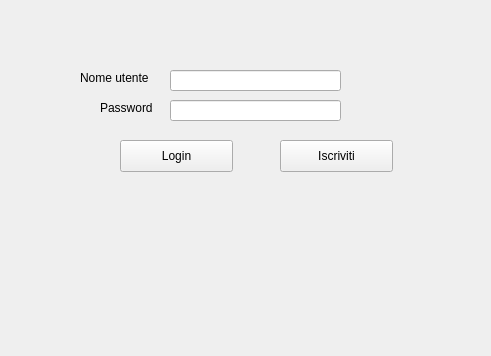
<?xml version="1.0" encoding="UTF-8"?>
<ui version="4.0">
 <class>Form</class>
 <widget class="QWidget" name="Form">
  <property name="geometry">
   <rect>
    <x>0</x>
    <y>0</y>
    <width>491</width>
    <height>356</height>
   </rect>
  </property>
  <property name="windowTitle">
   <string>Form</string>
  </property>
  <widget class="QPushButton" name="pushButton">
   <property name="geometry">
    <rect>
     <x>120</x>
     <y>140</y>
     <width>113</width>
     <height>32</height>
    </rect>
   </property>
   <property name="text">
    <string>Login</string>
   </property>
  </widget>
  <widget class="QPushButton" name="pushButton_2">
   <property name="geometry">
    <rect>
     <x>280</x>
     <y>140</y>
     <width>113</width>
     <height>32</height>
    </rect>
   </property>
   <property name="text">
    <string>Iscriviti</string>
   </property>
  </widget>
  <widget class="QLineEdit" name="lineEdit">
   <property name="geometry">
    <rect>
     <x>170</x>
     <y>70</y>
     <width>171</width>
     <height>21</height>
    </rect>
   </property>
  </widget>
  <widget class="QLineEdit" name="lineEdit_2">
   <property name="geometry">
    <rect>
     <x>170</x>
     <y>100</y>
     <width>171</width>
     <height>21</height>
    </rect>
   </property>
  </widget>
  <widget class="QLabel" name="label">
   <property name="geometry">
    <rect>
     <x>80</x>
     <y>70</y>
     <width>81</width>
     <height>16</height>
    </rect>
   </property>
   <property name="text">
    <string>Nome utente</string>
   </property>
  </widget>
  <widget class="QLabel" name="label_2">
   <property name="geometry">
    <rect>
     <x>100</x>
     <y>100</y>
     <width>60</width>
     <height>16</height>
    </rect>
   </property>
   <property name="text">
    <string>Password</string>
   </property>
  </widget>
 </widget>
 <resources/>
 <connections/>
</ui>
